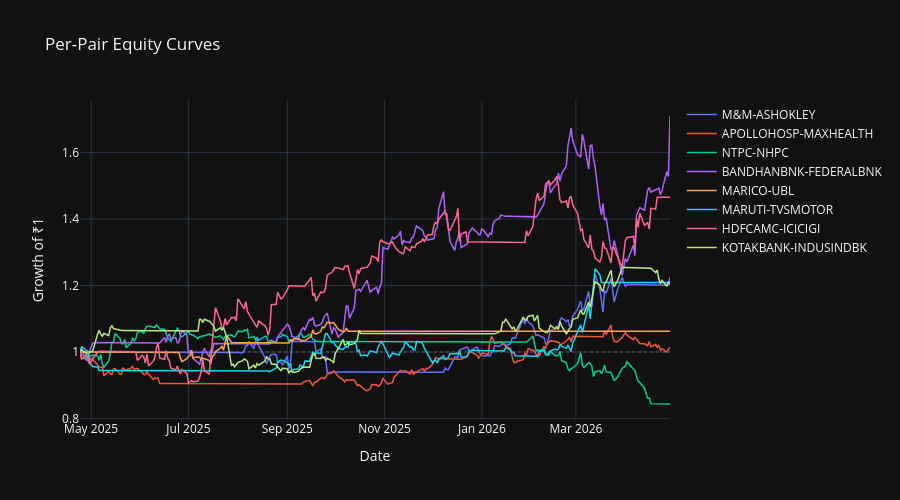

The code cell stored with this chart in its notebook:
### Code cell
# Per-pair equity curves
fig = go.Figure()
for pair_name, equity in bt['pair_equity'].items():
    fig.add_trace(go.Scatter(
        x=equity.index, y=equity.values,
        name=pair_name, mode='lines',
        line=dict(width=1.5)
    ))

fig.add_hline(y=1.0, line_dash='dot', line_color='gray', opacity=0.3)
fig.update_layout(
    title='Per-Pair Equity Curves',
    xaxis_title='Date', yaxis_title='Growth of ₹1',
    height=500, template='plotly_dark',
)
fig.show()

### Figure 1 — Plotly figure (JSON) as saved in the notebook; plotly's stock layout.template omitted (floating-point values rounded to 4 significant figures; data arrays with more than 128 entries replaced by an {"elided": "..."} marker saying what was removed)
{"data": [{"line": {"width": 1.5}, "mode": "lines", "name": "M&M-ASHOKLEY", "type": "scatter", "x": {"elided": "252 str values"}, "y": {"elided": "252 float values"}}, {"line": {"width": 1.5}, "mode": "lines", "name": "APOLLOHOSP-MAXHEALTH", "type": "scatter", "x": {"elided": "252 str values"}, "y": {"elided": "252 float values"}}, {"line": {"width": 1.5}, "mode": "lines", "name": "NTPC-NHPC", "type": "scatter", "x": {"elided": "252 str values"}, "y": {"elided": "252 float values"}}, {"line": {"width": 1.5}, "mode": "lines", "name": "BANDHANBNK-FEDERALBNK", "type": "scatter", "x": {"elided": "252 str values"}, "y": {"elided": "252 float values"}}, {"line": {"width": 1.5}, "mode": "lines", "name": "MARICO-UBL", "type": "scatter", "x": {"elided": "252 str values"}, "y": {"elided": "252 float values"}}, {"line": {"width": 1.5}, "mode": "lines", "name": "MARUTI-TVSMOTOR", "type": "scatter", "x": {"elided": "252 str values"}, "y": {"elided": "252 float values"}}, {"line": {"width": 1.5}, "mode": "lines", "name": "HDFCAMC-ICICIGI", "type": "scatter", "x": {"elided": "252 str values"}, "y": {"elided": "252 float values"}}, {"line": {"width": 1.5}, "mode": "lines", "name": "KOTAKBANK-INDUSINDBK", "type": "scatter", "x": {"elided": "252 str values"}, "y": {"elided": "252 float values"}}], "layout": {"height": 500, "shapes": [{"line": {"color": "gray", "dash": "dot"}, "opacity": 0.3, "type": "line", "x0": 0, "x1": 1, "xref": "x domain", "y0": 1, "y1": 1, "yref": "y"}], "title": {"text": "Per-Pair Equity Curves"}, "xaxis": {"title": {"text": "Date"}}, "yaxis": {"title": {"text": "Growth of ₹1"}}}}
